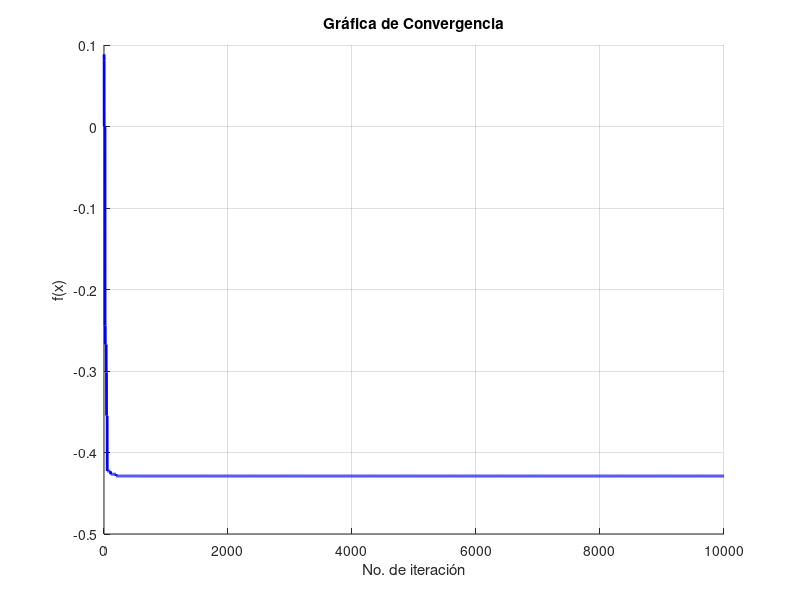
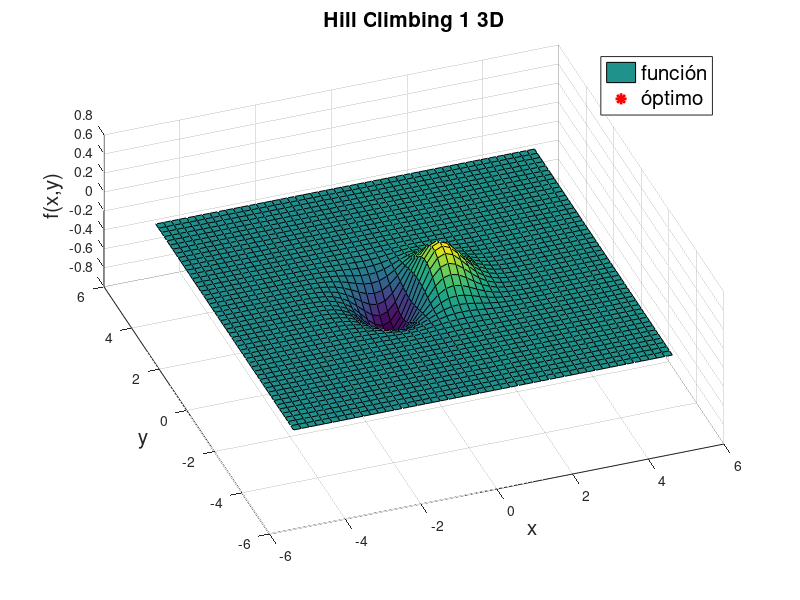
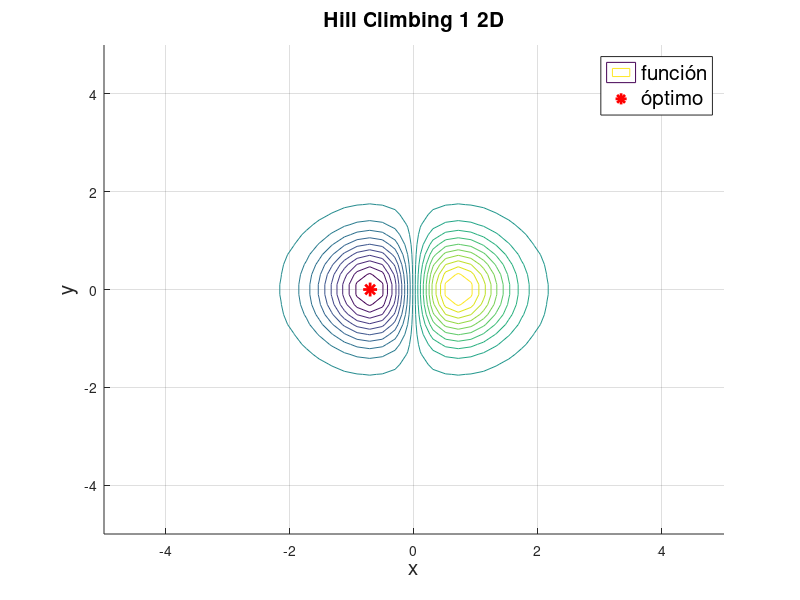

Reproduce these figures in MATLAB, in order.
clear
close all
clc

f=@(x,y) x.*exp(-x.^2-y.^2); %funcion objetivo
xl=[-5 -5]';
xu=[5 5]';
D=2;
N=10000;
fx_plot = zeros([1 N]);
x=[1 1]';

for i=1:N
    
 y=x;
 j = randi([1 D]);
 
 y(j)= xl(j) + (xu(j)-xl(j)).*rand();
 
 if f(y(1),y(2))<f(x(1),x(2))
     x = y;
 end
 fx_plot(i)=f(x(1),x(2));
end 

%Resultados

disp(['x = ' num2str(x(1))])
disp(['y = ' num2str(x(2))])
disp(['f(x,y) = ' num2str(f(x(1),x(2)))])

%Grafica de convergencia%
figure
hold on
grid on
plot(fx_plot,'b-','LineWidth',2);
title('Gráfica de Convergencia');
xlabel('No. de iteración');
ylabel('f(x)');

%Graficas resultantes%
x_lim = linspace(-5,5,50); % límites para eje x, -5 es inferior, 5 es superior, con 50 puntos
y_lim = linspace(-5,5,50); % límites para eje y, -5 es inferior, 5 es superior, con 50 puntos

[x1,y1] = meshgrid(x_lim,y_lim); % creamos una rejilla de puntos (x,y) para crear el plot
z = f(x1,y1); % evaluación de cada elemento en la rejilla para crear su valor en el eje z

figure
hold on
grid on

surf(x1,y1,z) % plot de la rejilla en 3D
plot3(x(1),x(2),f(x(1),x(2)),'r*','LineWidth',2,'MarkerSize',10) % plot de un punto cualqueira en 3
legend({'función','óptimo'},'FontSize',15)

title('Hill Climbing 1 3D','FontSize',15)
xlabel('x','FontSize',15)
ylabel('y','FontSize',15)
zlabel('f(x,y)','FontSize',15)
view([-20,60]) % estos valores definen la vista 3D del plot

figure
hold on
grid on

contour(x1,y1,z,20) % plot de la rejilla en 2D
plot(x(1),x(2),'r*','LineWidth',2,'MarkerSize',10) % plot de un punto cualqueira en 2D
legend({'función','óptimo'},'FontSize',15)
title('Hill Climbing 1 2D','FontSize',15)
xlabel('x','FontSize',15)
ylabel('y','FontSize',15)